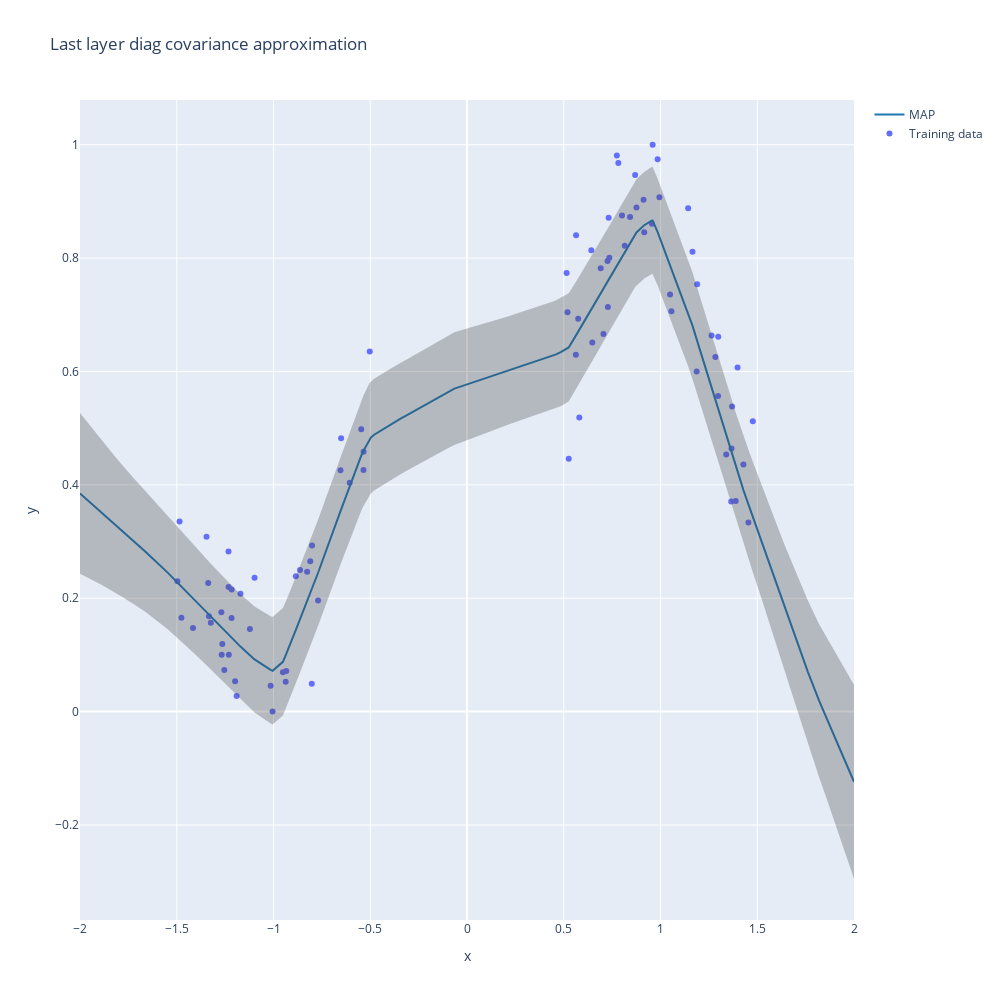

The notebook cell this image was saved under:
### Code cell
fig = bayesian_regression(last_layer_full_la, train_dataloader, test_dataloader, title="Last layer diag covariance approximation")
fig.show()

### Figure 1 — Plotly figure (JSON) as saved in the notebook; plotly's stock layout.template omitted (floating-point values rounded to 4 significant figures; data arrays with more than 128 entries replaced by an {"elided": "..."} marker saying what was removed)
{"data": [{"mode": "markers", "name": "Training data", "type": "scatter", "x": [-1.337, -0.6506, -1.171, -1.005, 1.057, -0.9341, -0.535, 0.9595, -1.232, -0.8099, 0.5148, 0.5804, 1.143, 0.5637, 0.9558, -0.6063, -1.216, 0.7052, 1.389, -0.6537, -0.9513, -1.476, -0.8008, -1.231, -1.333, 0.8427, -1.015, -0.8628, 0.9943, 0.8153, -1.324, 0.7821, 0.732, -0.9371, 0.916, -1.098, -1.346, -0.5465, 0.7744, -1.217, 0.9124, -1.268, 1.298, 0.801, 1.367, -0.8263, 0.5257, -1.416, 1.34, -0.5026, 1.37, 0.8687, 1.454, 1.298, 0.6426, 1.189, -1.233, 0.7281, -0.5347, 0.9853, -1.269, -1.191, -0.8023, -1.264, 1.049, -1.485, 1.165, -1.198, -1.254, 0.7264, 1.429, 0.8759, 1.187, 1.365, 0.691, -1.497, 1.477, -0.8844, 1.264, -0.7696, 0.6475, 0.5193, 1.398, 0.7356, -1.122, 0.5746, 0.5625, 1.284], "y": [0.227, 0.4821, 0.2079, 0.0002694, 0.7064, 0.07159, 0.4262, 1, 0.2198, 0.2654, 0.7739, 0.519, 0.8881, 0.8404, 0.8604, 0.4038, 0.2155, 0.6661, 0.3717, 0.4258, 0.0692, 0.1654, 0.2929, 0.1003, 0.1682, 0.8726, 0.04574, 0.25, 0.9072, 0.8218, 0.1568, 0.9678, 0.8711, 0.05267, 0.8457, 0.2363, 0.3086, 0.4982, 0.9809, 0.165, 0.9028, 0.1003, 0.6611, 0.8752, 0.464, 0.2465, 0.4462, 0.1474, 0.4535, 0.6354, 0.5385, 0.9466, 0.3337, 0.5567, 0.8137, 0.7541, 0.2824, 0.7138, 0.4586, 0.9745, 0.1754, 0.02753, 0.04906, 0.1191, 0.7357, 0.3355, 0.8111, 0.05341, 0.07352, 0.7949, 0.4361, 0.8891, 0.5999, 0.3708, 0.7823, 0.23, 0.5121, 0.2386, 0.6634, 0.1961, 0.6513, 0.7046, 0.6069, 0.8006, 0.1456, 0.6929, 0.6296, 0.6255]}, {"line": {"color": "rgb(31, 119, 180)"}, "mode": "lines", "name": "MAP", "type": "scatter", "x": {"elided": "184 float values"}, "y": {"elided": "184 float values"}}, {"line": {"width": 0}, "marker": {"color": "#444"}, "mode": "lines", "name": "Upper Bound", "showlegend": false, "type": "scatter", "x": {"elided": "184 float values"}, "y": {"elided": "184 float values"}}, {"fill": "tonexty", "fillcolor": "rgba(68, 68, 68, 0.3)", "line": {"width": 0}, "marker": {"color": "#444"}, "mode": "lines", "name": "Lower Bound", "showlegend": false, "type": "scatter", "x": {"elided": "184 float values"}, "y": {"elided": "184 float values"}}], "layout": {"autosize": false, "height": 1000, "hovermode": "x", "title": {"text": "Last layer diag covariance approximation"}, "width": 1000, "xaxis": {"title": {"text": "x"}}, "yaxis": {"title": {"text": "y"}}}}
